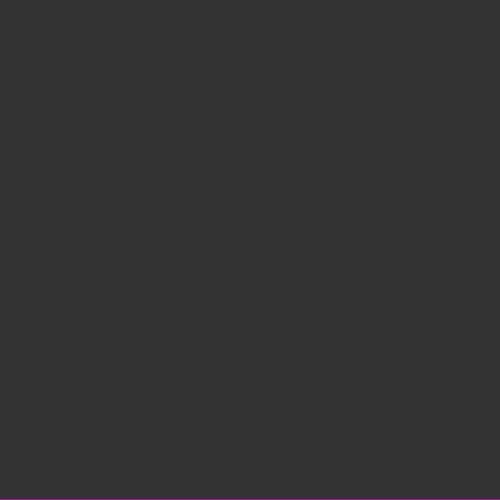
Frame 1 (no input)
Frame 60 (no input): identical to frame 1, image omitted
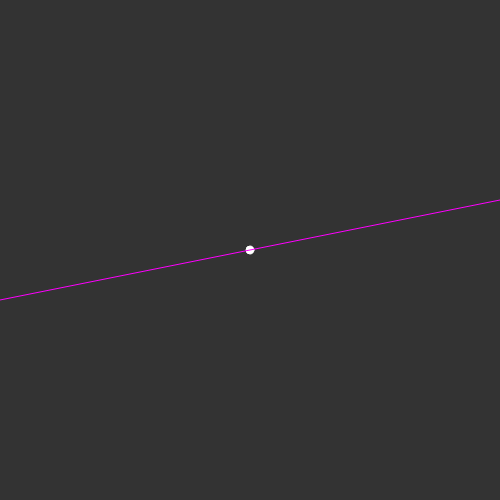
Frame 120 (the mouse pressed at the canvas centre since frame 60)

The p5.js sketch that drew these frames (run headless with seeded random() and noise() and a simulated clock; from frame 60 on, the mouse is pressed at the canvas centre):

// p5.js sketch
// ── sketch.js
const data = [];

let m = 0;
let b = 0;

function setup() {
   createCanvas(500, 500);
}

function gradientDescent() {
   const learning_rate = .2;

   data.forEach(pt => {
      const x = pt.x;
      const y = pt.y;

      const guess = m * x + b;

      const error = y - guess;

      m += (error * x) * learning_rate;
      b += error * learning_rate;
   });
}

function drawLine() {
   let x1 = 0;
   let x2 = 1;
   let y1 = m * x1 + b;
   let y2 = m * x2 + b;


   x1 = map(x1, 0, 1, 0, width);
   x2 = map(x2, 0, 1, 0, width);
   y1 = map(y1, 0, 1, height, 0);
   y2 = map(y2, 0, 1, height, 0);

   stroke(255, 0, 255);
   line(x1, y1, x2, y2);
}

function mousePressed() {
   const x = map(mouseX, 0, width, 0, 1);
   const y = map(mouseY, 0, height, 1, 0);

   const pt = createVector(x, y);
   data.push(pt);
}

function draw() {
   background(51);

   data.forEach(pt => {
      const x = map(pt.x, 0, 1, 0, width);
      const y = map(pt.y, 0, 1, height, 0);
      fill(255);
      stroke(255);
      ellipse(x, y, 8, 8);
   });

   gradientDescent();
   drawLine();
}
